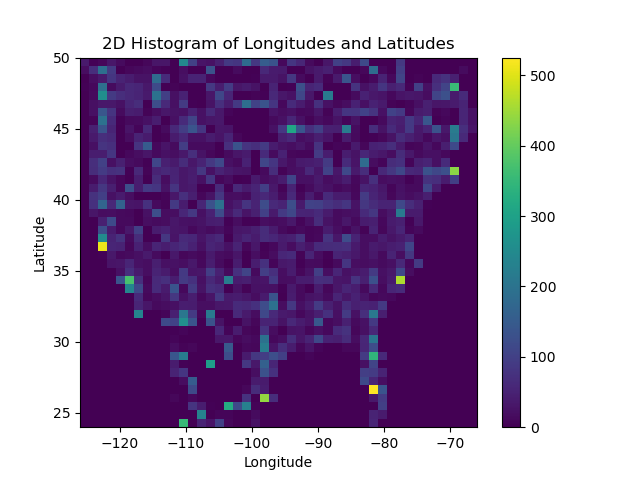

This chart was generated by the following Python code:
import matplotlib.pyplot as plt
import numpy as np
import os

def main():
    latitude = []
    longitude = []
    names = os.listdir('CombinedFiles')
    for name in names:
        name = name.removesuffix(".jpg")
        name = name.split('_')
        latitude.append(float(name[0]))
        longitude.append(float(name[1]))
    
    
    latitude = np.array(latitude)
    longitude = np.array(longitude)
    

    plt.hist2d(longitude, latitude, bins=44, cmap='viridis')
    plt.colorbar()
    plt.xlabel('Longitude')
    plt.ylabel('Latitude')
    plt.title('2D Histogram of Longitudes and Latitudes')
    plt.savefig('histogram.png')

    pass


if __name__ == '__main__':
    main()